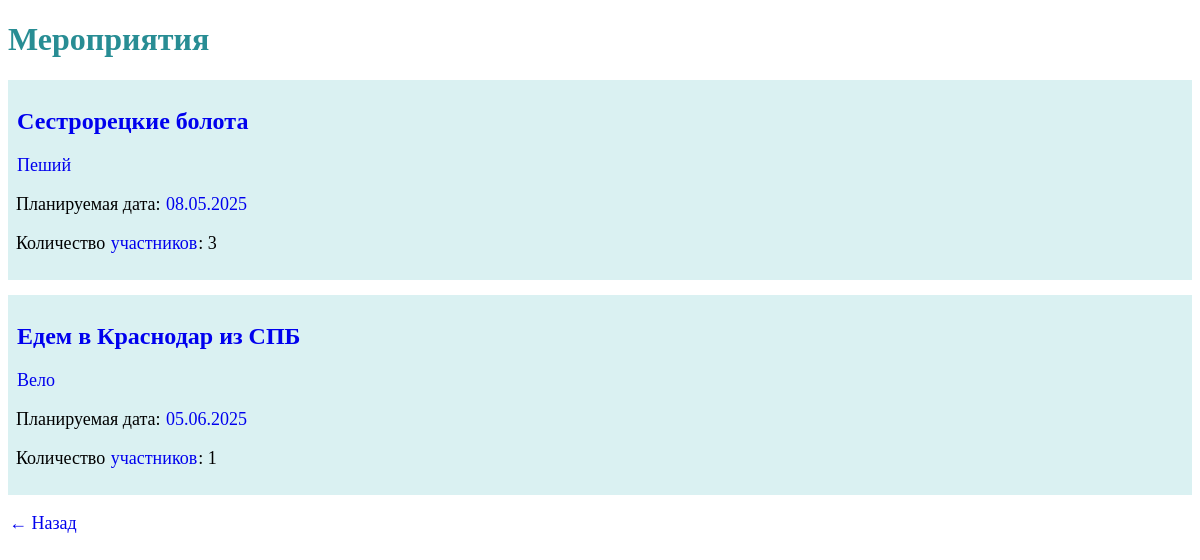
Screenshot of /events/ with the database file from the repository.
### travel_club/models.py (models this page shows, shortened)
class Event(models.Model):
    statuses = (
        ('completed', 'Проведено'),
        ('planned', 'Запланировано'),
        ('in_progress', 'В разработке'),
    )
    levels = (
        ('hard', 'Сложный'),
        ('medium', 'Средний'),
        ('easy', 'Для новичков'),
    )
    event_type = models.CharField(max_length=50, verbose_name="Тип мероприятия")
    name = models.CharField(max_length=200,verbose_name="Название")
    is_multi_day = models.BooleanField(default=False, verbose_name="Многодневный")
    planned_date = models.DateField(verbose_name="Запланированная дата")
    actual_date = models.DateField(blank=True, null=True, verbose_name="Фактическая дата")
    status = models.CharField(max_length=20, choices=statuses,verbose_name="Статус")
    difficulty = models.CharField(max_length=20, choices=levels, verbose_name="Сложность")
    price = models.DecimalField(max_digits=10, decimal_places=2,verbose_name="Стоимость")
    comment = models.TextField(blank=True, null=True,verbose_name="Описание")
    participants = models.ManyToManyField(User, through='EventParticipation', verbose_name="Участники мероприятия")
    class Meta:
        verbose_name = "Мероприятие"
        verbose_name_plural = "Мероприятия"

### travel_club/views.py (the view)
# urls.py: path('events/',travel_views.events,name='events'),
def events(request):
    events = Event.objects.all()
    for event in events:
        event.participants_count = event.participants.count()
    message="Мероприятия"
    return render(request,"events.html",{
        'title':message,
        'event_list':events})

### templates/events.html
{% extends "base.html" %}
{% block content %}
<h1>{{title}}</h1>
        <p>
            {% for event in event_list %}
            <div style="margin-bottom: 15px; padding: 8px; background: #daf1f2;">
                <h2><a href="{% url 'detail' event.id %}">{{event.name}}</a></h2>
                <p><a href="{% url 'events_by_type' event.event_type %}">{{event.event_type}}</a></p>
                <p> Планируемая дата: <a href="{% url 'events_by_date' event.planned_date|date:'Y-m-d' %}">
                    {{ event.planned_date|date:"d.m.Y" }}
                </a></p>
                <p>Количество <a href="{% url 'event_participants' event.id %}">участников</a>: {{ event.participants_count }}</p>
            </div>
            {% endfor %}
        </p>
        <p><a href="{% url 'home' %}">← Назад</a></p>
{% endblock content %}

### templates/base.html (style rules this page uses)
h1 { color:#288d94; }
h2 { color:#156369 }
p { font-size: large; }
a { outline: none; text-decoration: none; padding: 2px 1px 0; }

### rows the page displays
Event: name "Сестрорецкие болота", event_type "Пеший", planned_date "08.05.2025", participants_count "3"
Event: name "Едем в Краснодар из СПБ", event_type "Вело", planned_date "05.06.2025", participants_count "1"

### other values shown
{{ title }} "Мероприятия"
